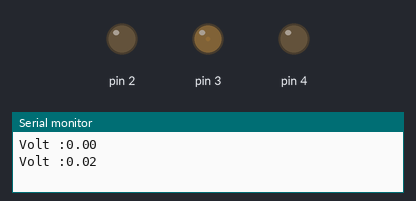
This sketch was run on a simulated Arduino Uno, built with avr-gcc and run on an emulated ATmega328P. Parts: output pins drawn as LEDs (lit = HIGH), the last lines printed to the serial monitor.

Above: at 0.05 s.
At 1.95 s:
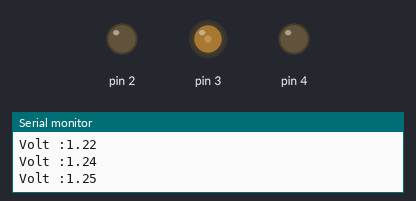
At 3.9 s:
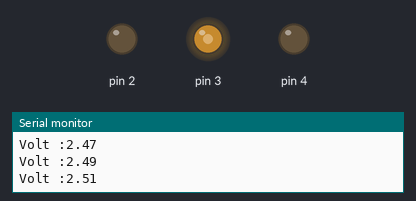
At 7.75 s:
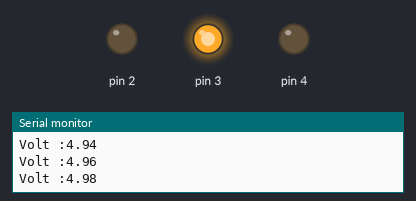
Timing chart, 0 to 10.1 s (numbered marks = the images above):
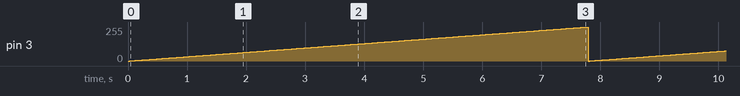

Measured:
- by itself, pin 3: ramps from 0/255 to 255/255 and jumps back, once every 7.8 s

The sketch:

sketch_nov02a.ino
```cpp
void setup() {
  Serial.begin(9600);
  for (int i=2; i<=4; i++){
    pinMode(i,OUTPUT);
  }
}

void loop() {
  for (int i=0; i<=255; i++){
    analogWrite(3,i);
    //float volt=map(i,0,255,0,5); //Konversi Nilai PWM ke volt 0 - 255
    float volt=(5.0/255.0);
    float ia = i*volt;
    Serial.print("Volt :");
    Serial.println(ia);
    delay(30);
  }
  for (int i=255; i<0; i--){
    analogWrite(3,i);
    //float volt=map(i,0,255,0,5); //Konversi Nilai PWM ke volt 0 - 255
    float volt=(5.0/255.0);
    float ia = i*volt;
    Serial.print("Volt :");
    Serial.println(ia);
    delay(30);
  }


  }
```
